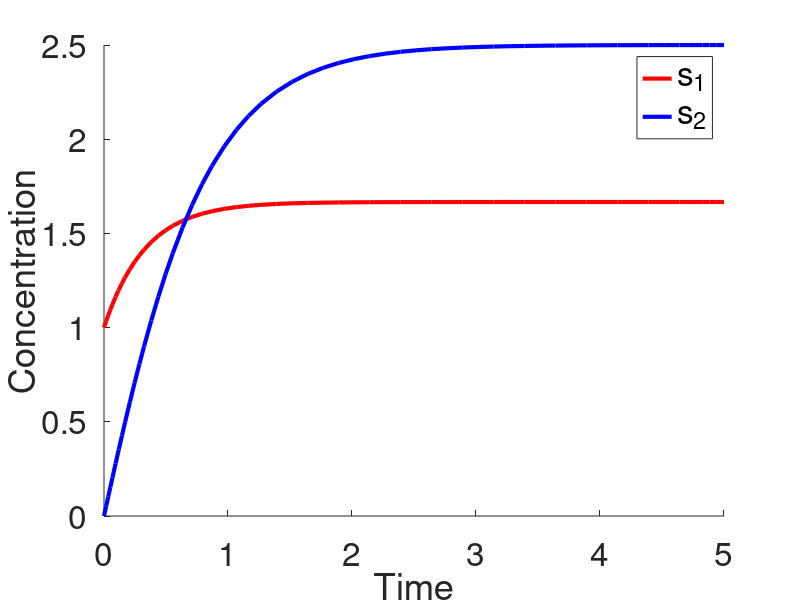

Source code (MATLAB):
function chain1
    initial_concentrations = [1, 0]; %    S_1(0) = 1   and   S_2(0) = 0
    time_interval = [0, 5];
    
    % Run the simulation using Runge-Kutta method
    [timepoints, concentrations] = ode45(@chain1ddt, ...
        time_interval, initial_concentrations);
    % the matrix "concentrations" has two rows: the first contains
    % the concentration at each timepoint for s_1, the second row, for s_2
    
    % Plot the results
    hold on;
    plot(timepoints, concentrations(:,1), '-r', 'LineWidth', 3);
    plot(timepoints, concentrations(:,2), '-b', 'LineWidth', 3);
    xlabel('Time');
    ylabel('Concentration');
    h = legend('s_1', 's_2');
    set(gca, 'FontSize', 24);
    set(h, 'FontSize', 24);
end

function changes_in_concentrations = chain1ddt(time, current_concentrations)
    % We ignore the time variable because the reaction rates don't depend
    % on time.
    
    % Use shorter variable names for convenience
    s1 = current_concentrations(1);
    s2 = current_concentrations(2);

    v0 = 5;
    k1 = 3;
    k2 = 2;
    change_in_s1 = v0 - k1 * s1;
    change_in_s2 = k1 * s1 - k2*s2;
    changes_in_concentrations = [change_in_s1; change_in_s2];
end
